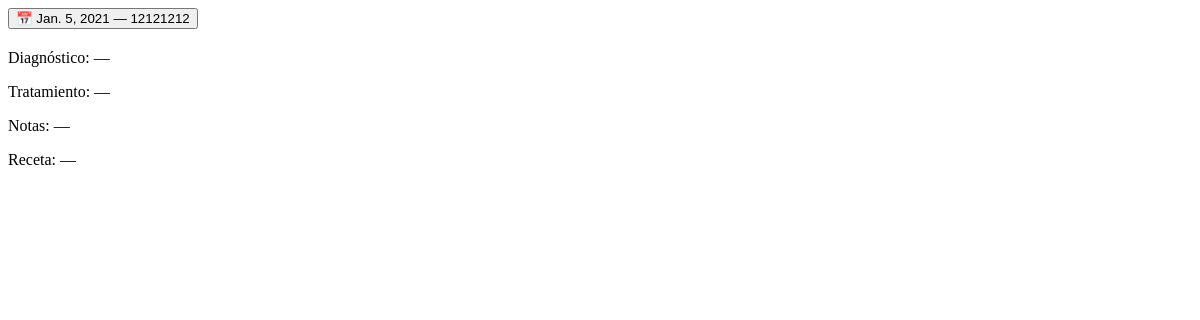
Page /clinica/paciente/4/ on the earlier database version.
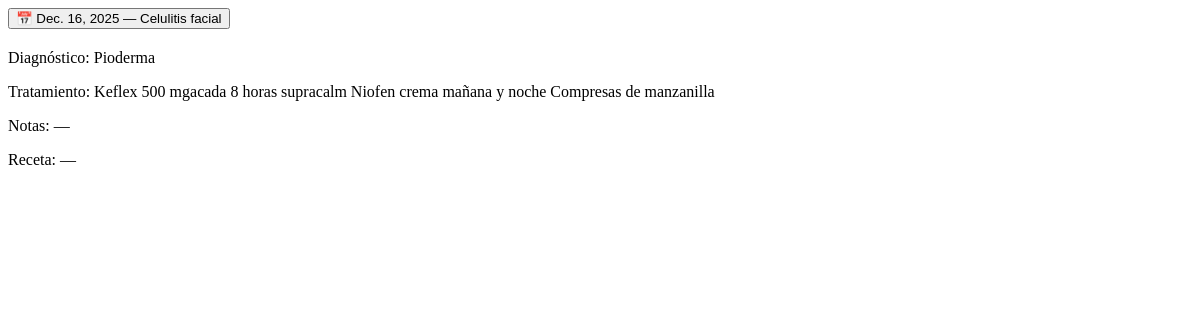
Same page on the later database version.
### clinica/models.py (models this page shows, shortened)
class Cita(models.Model):
    paciente = models.ForeignKey(Paciente, on_delete=models.CASCADE, related_name='citas')
    fecha = models.DateField(blank=True, null=True)
    hora = models.TimeField(blank=True, null=True)
    motivo = models.CharField(max_length=255, blank=True, null=True)
    estado = models.BooleanField(default=False, blank=True, null=True)  # False = programada, True = completada
    created_at = models.DateTimeField(auto_now_add=True)
    updated_at = models.DateTimeField(auto_now=True)

class RespuestaCita(models.Model):
    cita = models.OneToOneField(Cita, on_delete=models.CASCADE, related_name='respuesta')
    diagnostico = HTMLField(null=True, blank=True)
    tratamiento = models.TextField(blank=True, null=True)
    notas = models.TextField(blank=True, null=True)
    receta = models.TextField(blank=True, null=True)
    created_at = models.DateTimeField(auto_now_add=True)
    updated_at = models.DateTimeField(auto_now=True)

### clinica/views.py (the view)
# urls.py: path('paciente/<int:paciente_id>/', views.detalle_paciente, name='detalle_paciente'),
def detalle_paciente(request, paciente_id):
    paciente = get_object_or_404(Paciente, id=paciente_id)
    citas_anteriores = paciente.citas.all().order_by('-fecha', '-hora')
    return render(request, "clinica/detalle_paciente.html", {
        "paciente": paciente,
        "citas_anteriores": citas_anteriores,
    })

### templates/clinica/detalle_paciente.html (shortened to what this page needs)
{% if citas_anteriores %}
    <div class="accordion mt-3" id="acordeonCitas">
        {% for c in citas_anteriores %}
            <div class="accordion-item">
                <h2 class="accordion-header">
                    <button class="accordion-button collapsed" type="button"
                            data-bs-toggle="collapse"
                            data-bs-target="#cita{{ c.id }}">
                        📅 {{ c.fecha }} — {{ c.motivo|default:"Sin motivo" }}
                    </button>
                </h2>
                <div id="cita{{ c.id }}" class="accordion-collapse collapse">
                    <div class="accordion-body">
                        {% if c.respuesta %}
                            <p>Diagnóstico: {{ c.respuesta.diagnostico|default:"—" }}</p>
                            <p>Tratamiento: {{ c.respuesta.tratamiento|default:"—" }}</p>
                            <p>Notas: {{ c.respuesta.notas|default:"—" }}</p>
                            <p class="d-none">Receta: {{ c.respuesta.receta|default:"—" }}</p>
                        {% else %}
                            <p class="text-muted">No hubo respuesta para esta cita.</p>
                        {% endif %}
                    </div>
                </div>
            </div>
        {% endfor %}
    </div>
{% else %}
    <p class="text-muted mt-3">No existen citas anteriores.</p>
{% endif %}

Differences in the rows shown:
removed Cita: fecha "Jan. 5, 2021", motivo "12121212", respuesta.diagnostico "—", respuesta.tratamiento "—", respuesta.notas "—", respuesta.receta "—"
added Cita: fecha "Dec. 16, 2025", motivo "Celulitis facial", respuesta.diagnostico "Pioderma", respuesta.tratamiento "Keflex 500 mgacada 8 horas supracalm Niofen crema mañana y noche Compresas de manzanilla", respuesta.notas "—", respuesta.receta "—"
